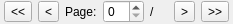
<?xml version="1.0" encoding="UTF-8"?>
<ui version="4.0">
 <class>DataNavigator</class>
 <widget class="QWidget" name="DataNavigator">
  <property name="geometry">
   <rect>
    <x>0</x>
    <y>0</y>
    <width>233</width>
    <height>24</height>
   </rect>
  </property>
  <property name="sizePolicy">
   <sizepolicy hsizetype="Preferred" vsizetype="Fixed">
    <horstretch>0</horstretch>
    <verstretch>0</verstretch>
   </sizepolicy>
  </property>
  <property name="windowTitle">
   <string>Form</string>
  </property>
  <layout class="QHBoxLayout" name="horizontalLayout">
   <property name="margin">
    <number>0</number>
   </property>
   <item>
    <spacer name="horizontalSpacer">
     <property name="orientation">
      <enum>Qt::Horizontal</enum>
     </property>
     <property name="sizeHint" stdset="0">
      <size>
       <width>40</width>
       <height>20</height>
      </size>
     </property>
    </spacer>
   </item>
   <item>
    <widget class="QToolButton" name="toolButtonFirst">
     <property name="text">
      <string>&lt;&lt;</string>
     </property>
    </widget>
   </item>
   <item>
    <widget class="QToolButton" name="toolButtonPrevious">
     <property name="text">
      <string>&lt;</string>
     </property>
    </widget>
   </item>
   <item>
    <widget class="QLabel" name="labelPage">
     <property name="text">
      <string>Page:</string>
     </property>
    </widget>
   </item>
   <item>
    <widget class="QSpinBox" name="spinBox"/>
   </item>
   <item>
    <widget class="QLabel" name="labelSeparator">
     <property name="text">
      <string>/</string>
     </property>
    </widget>
   </item>
   <item>
    <widget class="QLabel" name="labelTotal">
     <property name="text">
      <string/>
     </property>
    </widget>
   </item>
   <item>
    <widget class="QToolButton" name="toolButtonNext">
     <property name="text">
      <string>&gt;</string>
     </property>
    </widget>
   </item>
   <item>
    <widget class="QToolButton" name="toolButtonLast">
     <property name="text">
      <string>&gt;&gt;</string>
     </property>
    </widget>
   </item>
   <item>
    <spacer name="horizontalSpacer_2">
     <property name="orientation">
      <enum>Qt::Horizontal</enum>
     </property>
     <property name="sizeHint" stdset="0">
      <size>
       <width>40</width>
       <height>20</height>
      </size>
     </property>
    </spacer>
   </item>
  </layout>
 </widget>
 <resources/>
 <connections/>
</ui>
